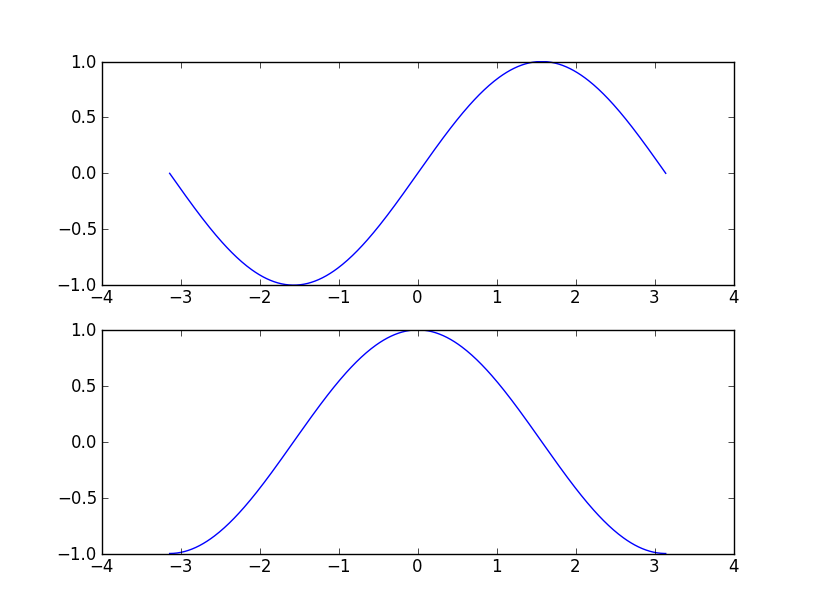

This figure's Python source:
import numpy as np 
from matplotlib import pyplot as plt 
x = np.linspace(-np.pi, np.pi, 400) 
y1 = np.sin(x) 
y2 = np.cos(x)
plt.subplot(211) 
plt.plot(x, y1) 
plt.subplot(212) 
plt.plot(x, y2)
plt.show() 
